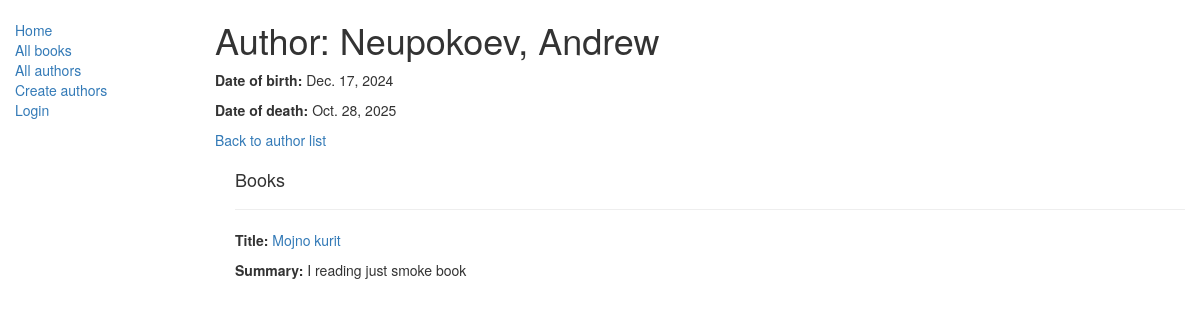
The app's page /catalog/author/1 with its own data.
### catalog/models.py (models this page shows, shortened)
class Author(models.Model):
    first_name = models.CharField(max_length=100)
    last_name = models.CharField(max_length=100)
    date_of_birth = models.DateField(null=True, blank=True)
    date_of_death = models.DateField('Died', null=True, blank=True)

class Book(models.Model):
    title = models.CharField(max_length=200)
    author = models.ForeignKey('Author', on_delete=models.SET_NULL, null=True)
    summary = models.TextField(max_length=1000, help_text="Enter a brief description of the book")
    isbn = models.CharField('ISBN', max_length=13,
                            help_text='13 Character <a href="https://www.isbn-international.org/content/what-isbn">ISBN number</a>')
    genre = models.ManyToManyField(Genre, help_text="Select a genre for this book")

### catalog/views.py (the view)
# urls.py: path('author/<int:pk>', views.AuthorDetailView.as_view(), name='author-detail'),
class AuthorDetailView(generic.DetailView):
    model = Author
    template_name = 'catalog/author-detail.html'

### catalog/templates/catalog/author-detail.html
{% extends "base_generic.html" %}
{% block content %}
  <h1>Author: {{ author.last_name }}, {{ author.first_name }}</h1>
  <p><strong>Date of birth:</strong> {{ author.date_of_birth|default:"Unknown" }}</p>
  <p><strong>Date of death:</strong> {{ author.date_of_death|default:"Present" }}</p>
  <p><a href="{% url 'authors' %}">Back to author list</a></p>
  <div style="margin-left:20px;margin-top:20px">
    <h4>Books</h4>
    {% for book in author.book_set.all %}
      <hr>
      <p><strong>Title:</strong> <a href="{% url 'book-detail' book.pk %}">{{ book.title }}</a></p>
      <p><strong>Summary:</strong> {{ book.summary }}</p>
    {% empty %}
      <p>This author has no books in the library.</p>
    {% endfor %}
  </div>
{% endblock %}

### records on screen
Author: last_name "Neupokoev", first_name "Andrew", date_of_birth "Dec. 17, 2024", date_of_death "Oct. 28, 2025"
Book: title "Mojno kurit", summary "I reading just smoke book"
